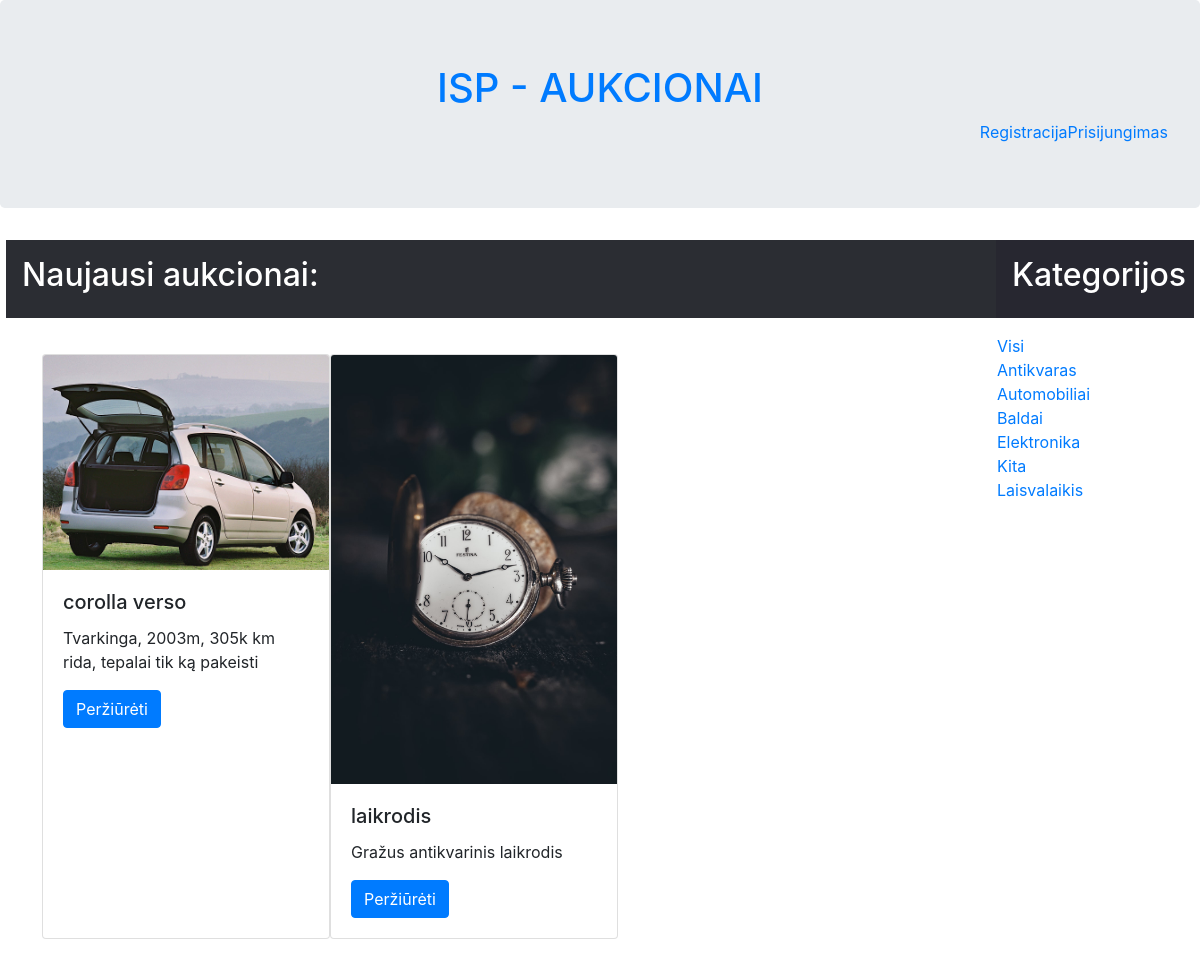
Page /PagrindinisPuslapis.php on the committed database.
### tables this page shows
CREATE TABLE `preke` (
  `aprasymas` varchar(255) NOT NULL,
  `data` datetime NOT NULL DEFAULT current_timestamp(),
  `pavadinimas` varchar(64) NOT NULL,
  `kategorija` int(11) NOT NULL,
  `id_Preke` int(11) NOT NULL,
  `fk_Vartotojasid_Vartotojas` int(11) NOT NULL
);

CREATE TABLE `nuotrauka` (
  `pavadinimas` varchar(64) NOT NULL,
  `nuoroda` text NOT NULL,
  `formatas` int(11) NOT NULL,
  `id_Nuotrauka` int(11) NOT NULL,
  `fk_Prekeid_Preke` int(11) NOT NULL
);

CREATE TABLE `kategorija` (
  `id_KATEGORIJA` int(11) NOT NULL,
  `name` varchar(12) NOT NULL
);

### PagrindinisPuslapis.php (the view, shortened to what this page needs)
<!DOCTYPE html>
<html>
    <head>
        <link rel="stylesheet" href="https://cdn.jsdelivr.net/npm/bootstrap@4.6.1/dist/css/bootstrap.min.css">
	</head>
    <body>
	<?php include("header.php");?>
        <div class="container-fluid" style="width:99%">
			<div class="row" >
				<div class="col-10 p-3" style="background-color: #2b2d33;color:white;">
					<h2 >Naujausi aukcionai:</h2>
				</div>
				<div class="col-2 p-3" style="background-color: #272730;color:white;">
					<h2 >Kategorijos</h2>
				</div>
			</div>
            <div class="row">
              <div class="col-10 p-3">
				<div class="content">
					<?php
					$db = mysqli_connect(config::DB_SERVER, config::DB_USERNAME, config::DB_PASSWORD, config::DB_NAME);
					$query = "SELECT *
							  FROM preke
							  INNER JOIN aukcionas ON preke.id_Preke=aukcionas.fk_Prekeid_Preke
							  LEFT JOIN nuotrauka ON preke.id_Preke=nuotrauka.fk_Prekeid_Preke
							  WHERE aukcionas.statusas=4
							  ORDER BY data desc
							  LIMIT 5";
					$result = mysqli_query($db, $query);
					foreach ($result as $item){
						echo "<div class='card' style='width: 18rem; border:1;'>
							  <img src='" . $item['nuoroda'] . "' class='card-img-top' alt='...'>
							  <div class='card-body'>
		                      <h5 class='card-title'>". $item['pavadinimas']."</h5>
		                      <p class='card-text'>".$item['aprasymas']."</p>
		                      <a href='Aukciono_langas.php?id=".$item['id_Aukcionas']."' class='btn btn-primary'>Peržiūrėti</a>
	                          </div>
                              </div>";
}
					?>
				</div>
              </div>
              <div class="col-2 p-3">
			  	<div class='row'><a href='Aukcionu_saraso_langas.php'>Visi</a></div>
				<?php
                $db = mysqli_connect(config::DB_SERVER, config::DB_USERNAME, config::DB_PASSWORD, config::DB_NAME);
                $query = "SELECT * FROM kategorija ORDER BY name ASC";
                $result = mysqli_query($db, $query);
				foreach ($result as $row){
	                echo "<div class='row'><a href='Aukcionu_saraso_langas.php?id=" .$row['id_KATEGORIJA']. "'>" .$row['name']. "</a></div>";
				}
				?>
              </div>
            </div>
          </div>
    </body>
</html>

### PagrindinisPuslapis.php (style rules this page uses)
.content { display: flex; flex-wrap: wrap; margin: 10px; padding: 10px; }

### rows in the picture
preke: nuotrauka.nuoroda (picture), nuotrauka.pavadinimas "corolla verso", aprasymas "Tvarkinga, 2003m, 305k km rida, tepalai tik ką pakeisti"
preke: nuotrauka.nuoroda (picture), nuotrauka.pavadinimas "laikrodis", aprasymas "Gražus antikvarinis laikrodis"
kategorija: name "Antikvaras"
kategorija: name "Automobiliai"
kategorija: name "Baldai"
kategorija: name "Elektronika"
kategorija: name "Kita"
kategorija: name "Laisvalaikis"
